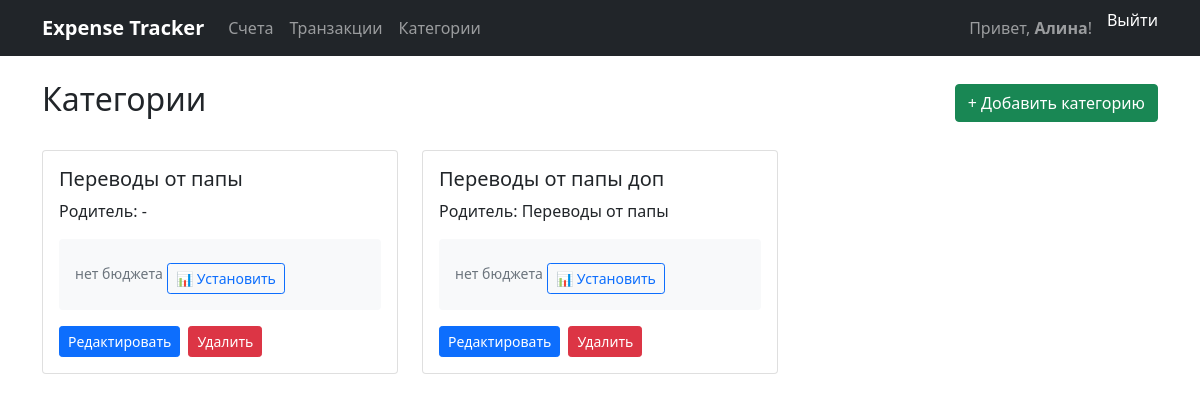
Before: /categories/ (signed in) with the older database file.
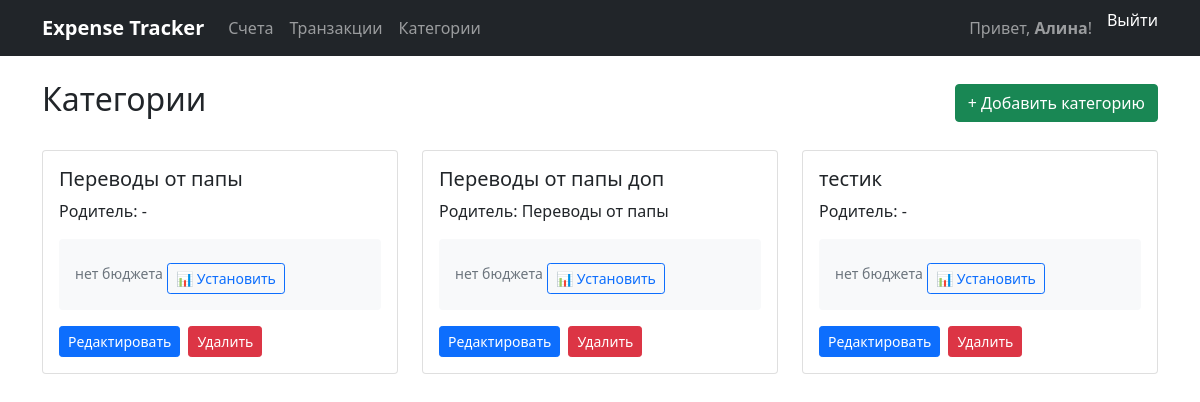
After: the same page with the newer database file.
### expenses/models.py (models this page shows, shortened)
class Category(models.Model):
    owner = models.ForeignKey(
        User,
        on_delete=models.CASCADE,
        related_name='categories'
    )
    name = models.CharField(max_length=120)
    parent = models.ForeignKey(
        'self',
        null=True,
        blank=True,
        on_delete=models.SET_NULL,
        related_name='children'
    )
    class Meta:
        unique_together = ('owner', 'name')
        ordering = ['name']

### expenses/views.py (the view)
# urls.py: path('categories/', views.CategoryListView.as_view(), name='category_list'),
class CategoryListView(LoginRequiredMixin, ListView):
    model = Category
    template_name = 'expenses/category_list.html'
    context_object_name = 'category_list'  # чтобы работало category_list в шаблоне
    def get_queryset(self):
        return Category.objects.filter(owner=self.request.user)
    def get_context_data(self, **kwargs):
        context = super().get_context_data(**kwargs)
        context['now'] = timezone.now()
        return context

### expenses/templates/expenses/category_list.html (shortened to what this page needs)
{% extends 'expenses/base.html' %}
{% block content %}
<div class="d-flex justify-content-between align-items-center mb-4">
    <h2>Категории</h2>
    <a href="{% url 'expenses:category_add' %}" class="btn btn-success">+ Добавить категорию</a>
</div>
<div class="row">
    {% for category in object_list %}
    <div class="col-md-4 mb-3">
        <div class="card">
            <div class="card-body">
                <h5 class="card-title">{{ category.name }}</h5>
                <p class="card-text">
                    Родитель: {{ category.parent.name|default:"-" }}
                </p>
                <div class="budget-info mb-3 p-3 bg-light rounded">
                    {% for budget in category.budgets.all|slice:"1" %}
                        <div class="d-flex justify-content-between align-items-center mb-2">
                            <span class="badge bg-info fs-6">
                                {{ budget.spent_amount }} / {{ budget.limit_amount }}
                            </span>
                            {% if budget.is_over_limit %}
                                <span class="badge bg-danger">🚨 превышен</span>
                            {% endif %}
                        </div>
                        <small class="text-muted d-block mb-2">
                            Осталось: {{ budget.remaining_amount }}
                        </small>
                        <div class="progress mb-2" style="height: 6px;">
                            <div class="progress-bar" role="progressbar"
                                 style="width: {{ budget.progress_percent }}%"
                                 aria-valuenow="{{ budget.progress_percent }}"
                                 aria-valuemin="0" aria-valuemax="100">
                            </div>
                        </div>
                        <div class="d-flex gap-2">
                            <a href="{% url 'expenses:budget_edit' budget.pk %}" class="btn btn-sm btn-primary">Изменить</a>
                        </div>
                    {% empty %}
                        <small class="text-muted">нет бюджета</small>
                        <a href="{% url 'expenses:budget_add' %}?category={{ category.pk }}" class="btn btn-sm btn-outline-primary mt-2">📊 Установить</a>
                    {% endfor %}
                </div>
                <div class="d-flex gap-2">
                    <a href="{% url 'expenses:category_edit' category.pk %}"
                       class="btn btn-sm btn-primary">Редактировать</a>
                    <a href="{% url 'expenses:category_delete' category.pk %}"
                       class="btn btn-sm btn-danger">Удалить</a>
                </div>
            </div>
        </div>
    </div>
{% endfor %}
</div>
{% endblock %}

Changed rows visible on the page:
added Category: name "тестик", parent.name "-"
